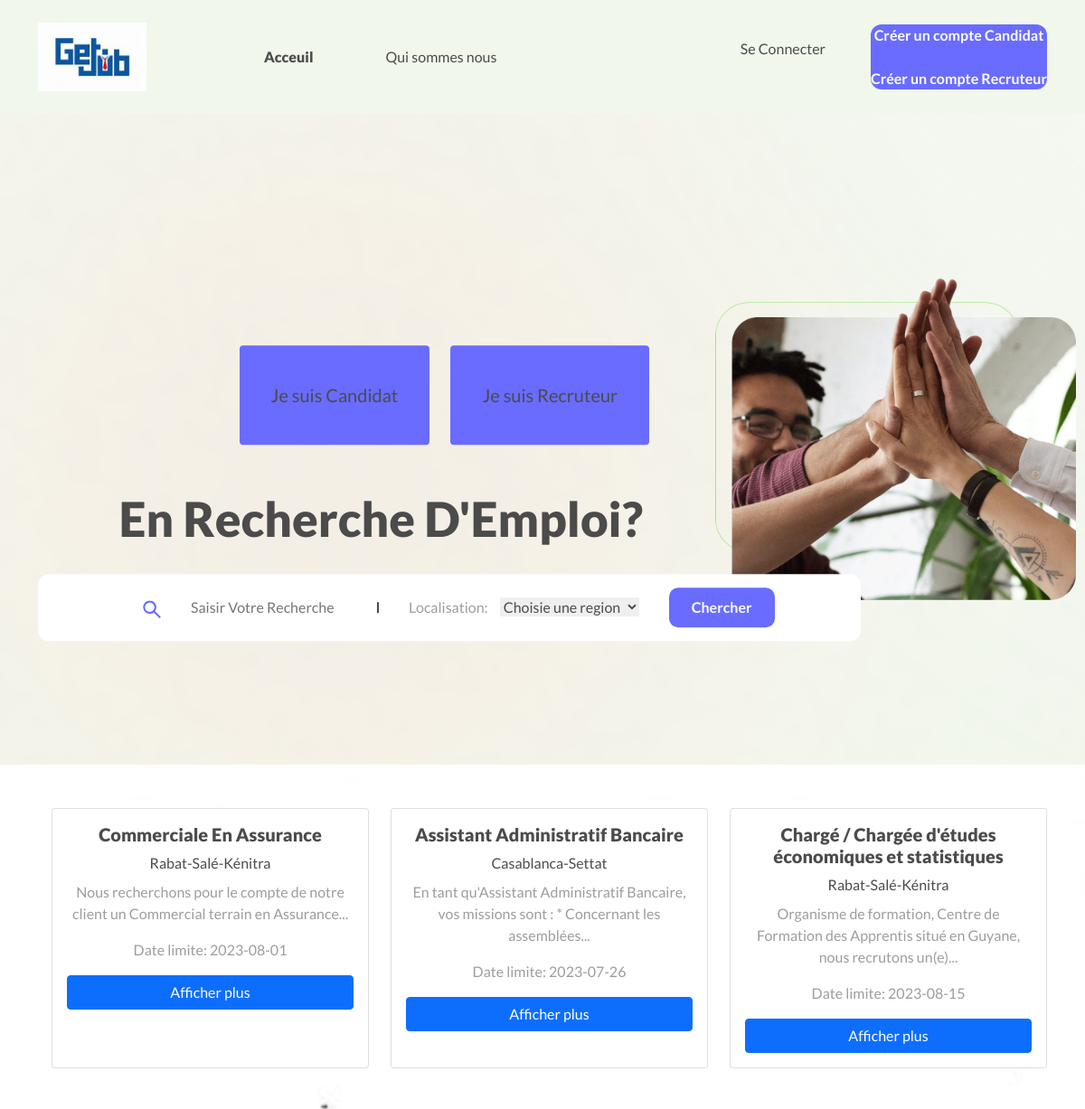
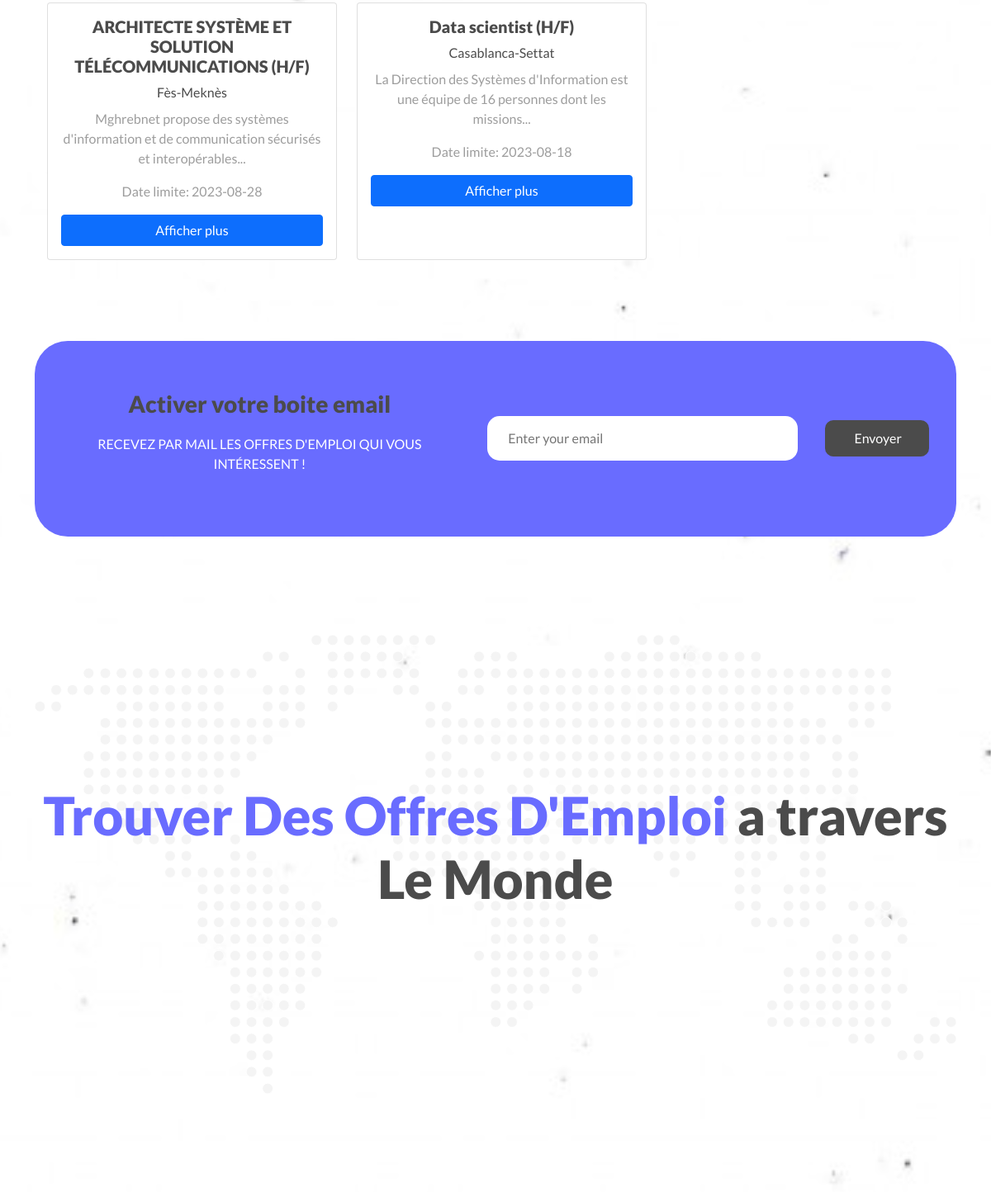
The page / on the database its author committed (2 pictures, top to bottom).
### website/models.py (models this page shows, shortened)
class Offre(db.Model):
    _tablename_ = 'offre'
    id = db.Column(db.String(255), primary_key=True)
    id_recruteur = db.Column(db.String(255), db.ForeignKey('recruteur.id'))
    titre = db.Column(db.String(255))
    description = db.Column(db.String(10000))
    region = db.Column(db.String(255))
    salaire = db.Column(db.Float)
    status = db.Column(db.String(255))
    dateCreation = db.Column(db.Date)
    dateLimite = db.Column(db.Date)
    speciality = db.Column(db.String(255))
    type_de_contrat=db.Column(db.String(100), nullable=True)
    postulations = db.relationship('Postuler', backref='offre', lazy=True)

### website/views.py (the view, shortened to what this page needs)
@views.route('/', methods=['GET', 'POST'])
def home():
    offre_emploi=Offre.query.filter_by(status='active').all()
    regions = Offre.query.with_entities(Offre.region.distinct()).all()
    return render_template("index.html", offre_emploi=offre_emploi, regions=regions)

### website/templates/index.html (shortened to what this page needs)
<!DOCTYPE html>
<html lang="en">
<head>
    <link href="https://cdn.jsdelivr.net/npm/bootstrap@5.1.0/dist/css/bootstrap.min.css" rel="stylesheet">
    <link rel="stylesheet" href="{{ url_for('static', filename='assets/css/demo.css')}}">
</head>
<body>
      <nav class="navbar navbar-expand-xl">
        <div class="container">
          <a class="navbar-brand" href="/"><img claass="w-100" src="{{ url_for('static', filename='assets/img/getjob.jpg')}}" alt=""></a>
          <div class="collapse navbar-collapse" id="navbarNav">
            <ul class="navbar-nav">
              <li class="nav-card-item">
                <a class="nav-link  active" href="/">Acceuil</a>
              </li>
              <li class="nav-card-item">
                <a class="nav-link" href="/aboutus">Qui sommes nous</a>
              </li>
            </ul>
            <ul class="right navbar-nav ms-auto">
              <li class="nav-card-item-right">
                <a class="nav-link" href="/login">Se Connecter</a>
              </li>
              <li class="nav-card-item-right create-account">
                <a href="{{ url_for('auth.register', user_type='candidat') }}">Créer un compte Candidat</a> <br><br>
                <a href="{{ url_for('auth.register', user_type='recruteur') }}">Créer un compte Recruteur</a>
              </li>
            </ul>
          </div>
        </div>
      </nav>
    {% block content %}
      <main>
        <div class="intro">
          <div class="container">
            <div class="intro-text">
              <button class ="candidat" type="submit">
              <a  href="/login" target="_self">   Je suis Candidat </a>
              </button>
              <button class ="recruteur" type="submit">
                <a  href="/login" target="_self">   Je suis Recruteur </a>
              </button>
              <h2>En Recherche D'Emploi?<br></h2>
              <div class="check-out">
                <div class="form">
                  <form method="post">
                  <div class="job-search">
                    <img style="width: 20px; margin-right: 30px;" src="{{ url_for('static', filename='assets/img/icon/search-icon.svg')}}" alt="">
                    <input type="text" name="keyword" placeholder="Saisir Votre Recherche">
                  </div>
                  <div class="location">
                    <label for="lname">Localisation:</label>
                    <select name="location" id="location">
                      <option value="0">Choisie une region</option>
                    </select>
                    <input class="search main-btn" type="submit" value="Chercher" placeholder="Chercher">
                  </div>
                  </form>
                </div>
              </div>
            </div>
            <div class="intro-img">
              <img src="{{ url_for('static', filename='assets/img/intro.png')}}" alt="">
            </div>
          </div>
        </div>
       <br>
          <br>
        <div class="container">
         <div class="row">
          {% for offre in offre_emploi %}
          <div class="col-sm-12 col-md-6 col-lg-4 pb-5 d-flex align-items-stretch">
              <div class="card lesson">
                  <div class="card-body d-flex flex-column">
                      <h5 class="card-title">
                          <a  href="{{ url_for('views.offre_visiteur', offre_id=offre.id) }}">{{ offre.titre }}</a>
                      </h5>
                      <p class="card-text mb-2">
                          <a class="text-decoration-none" href="#">{{ offre.region }}</a>
                      </p>
                      <p class="card-text description-truncated">{{ offre.description|truncate(100) }}</p>
                      <p class="card-text">Date limite: {{ offre.dateLimite }}</p>
                      <a class="btn btn-primary show-more-btn"  href="{{ url_for('views.offre_visiteur', offre_id=offre.id) }}">Afficher plus</a>
                    </div>
              </div>
          </div>
          {% endfor %}
      </div>
          <div class="update-news">
            <div class="row">
              <div class="col-md-5 news-text">
                <h3>Activer votre boite email</h3>
                <p>RECEVEZ PAR MAIL LES OFFRES D'EMPLOI QUI VOUS INTÉRESSENT !</p>
              </div>
              <div class="col-md-7 news-form">
                <input type="email" name="email" placeholder="Enter your email" id="">
                <button type="submit">Envoyer</button>
              </div>
            </div>
          </div>
          <div class="find-jobs text-center">
            <h1><span class="green">Trouver Des Offres D'Emploi </span> a travers <br> Le Monde</h1>
          </div>
        </div>
    </main>
    {% endblock %}
</body>
</html>

### website/templates/index.html (style rules this page uses)
body { background-image: url('assets/img/back.png'); background-size: cover; background-position: center; }

### rows shown on the page
Offre: titre "Commerciale En Assurance", region "Rabat-Salé-Kénitra", description "Nous recherchons pour le compte de notre client un Commercial terrain en Assurance...", dateLimite "2023-08-01"
Offre: titre "Assistant Administratif Bancaire", region "Casablanca-Settat", description "En tant qu'Assistant Administratif Bancaire, vos missions sont : * Concernant les assemblées...", dateLimite "2023-07-26"
Offre: titre "Chargé / Chargée d'études économiques et statistiques", region "Rabat-Salé-Kénitra", description "Organisme de formation, Centre de Formation des Apprentis situé en Guyane, nous recrutons un(e)...", dateLimite "2023-08-15"
Offre: titre "ARCHITECTE SYSTÈME ET SOLUTION TÉLÉCOMMUNICATIONS (H/F)", region "Fès-Meknès", description "Mghrebnet propose des systèmes d'information et de communication sécurisés et interopérables...", dateLimite "2023-08-28"
Offre: titre "Data scientist (H/F)", region "Casablanca-Settat", description "La Direction des Systèmes d'Information est une équipe de 16 personnes dont les missions...", dateLimite "2023-08-18"
